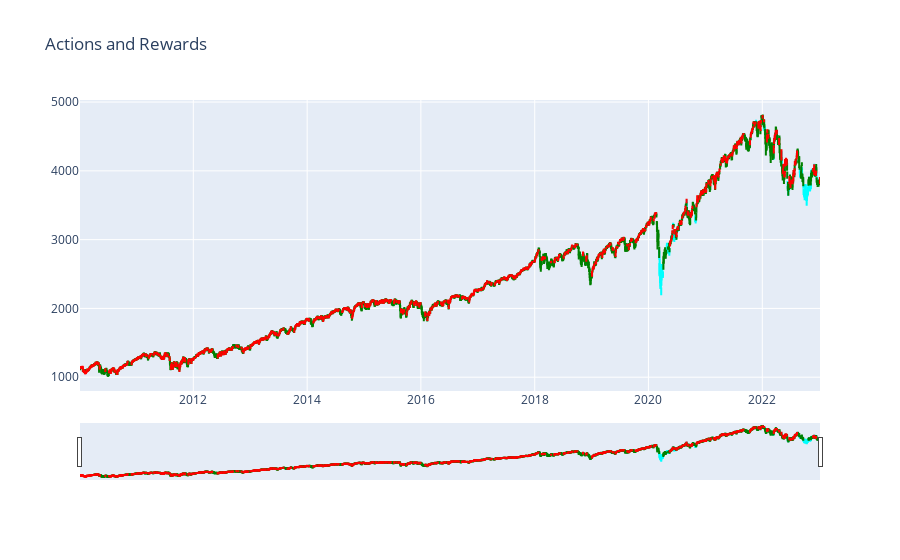

Notebook source saved alongside this figure:
### Code cell
# This method initiates the training process of the network
def plot_train_test(train_env, test_env, Q):
    results = {'train': {'actions': [], 'rewards': []}, 'test': {'actions': [], 'rewards': []}}
    
    # Loop through the training and testing environments
    for env, phase in [(train_env, 'train'), (test_env, 'test')]:
        # Reset the environment
        previous_observation = env.reset_environment()

        # Loop through the data in the environment
        for _ in range(len(env.data)-1):
            # Get the action from the Q function
            previous_action = Q(np.array(previous_observation, dtype=np.float32).reshape(1, -1))
            previous_action = np.argmax(previous_action.data)

            # Store the action and reward
            results[phase]['actions'].append(previous_action)
            obs, reward, done = env.step(previous_action)
            results[phase]['rewards'].append(reward)

            # Set the new previous observation
            previous_observation = obs
        
    # Store the profits of the training and testing phases
    results['train']['profits'] = train_env.profits
    results['test']['profits'] = test_env.profits
    
    # Create a dataframe for each phase
    train_df = pd.DataFrame(results['train'])
    test_df = pd.DataFrame(results['test'])
    
    # Concatenate the dataframes
    df = pd.concat([train_df, test_df], keys=['train', 'test'])

    # Create the plot
    fig = go.Figure()
    
    plotdata = []
    def add_candlestick_plot(df, act, color):
        # Create a dataframe with only the rows where the action is equal to act
        plot_df = df[df['actions'] == act]

        # Add a candlestick plot to the figure
        plotdata.append(
            Candlestick(
                x=plot_df.index,
                open=plot_df['Open'],
                high=plot_df['High'],
                low=plot_df['Low'],
                close=plot_df['Close'],
                increasing=dict(line=dict(color=color)),
                decreasing=dict(line=dict(color=color))
            )
        )

    # Create copies of the training and testing data with the actions and rewards appended
    train_copy = train_env.data.copy()
    test_copy = test_env.data.copy()
    train_copy['actions'] = results['train']['actions'] + [np.nan]
    train_copy['reward'] = results['train']['rewards'] + [np.nan]
    test_copy['actions'] = results['test']['actions'] + [np.nan]
    test_copy['reward'] = results['test']['rewards'] + [np.nan]
    # Concatenate the training and testing data copies
    df_copy = pd.concat([train_copy, test_copy])  

    # Add candlestick plots for each action to the figure
    add_candlestick_plot(df_copy, 0, 'cyan') #hold
    add_candlestick_plot(df_copy, 1, 'green') #buy
    add_candlestick_plot(df_copy, 2, 'red') #sell
    
    layout = {
        'title': 'Actions and Rewards',
        'showlegend': False,
    }

    figure = Figure(data=plotdata, layout=layout)
    iplot(figure)
    

plot_train_test(TradingEnvironment(train, price_history), TradingEnvironment(test, price_history), QN)
